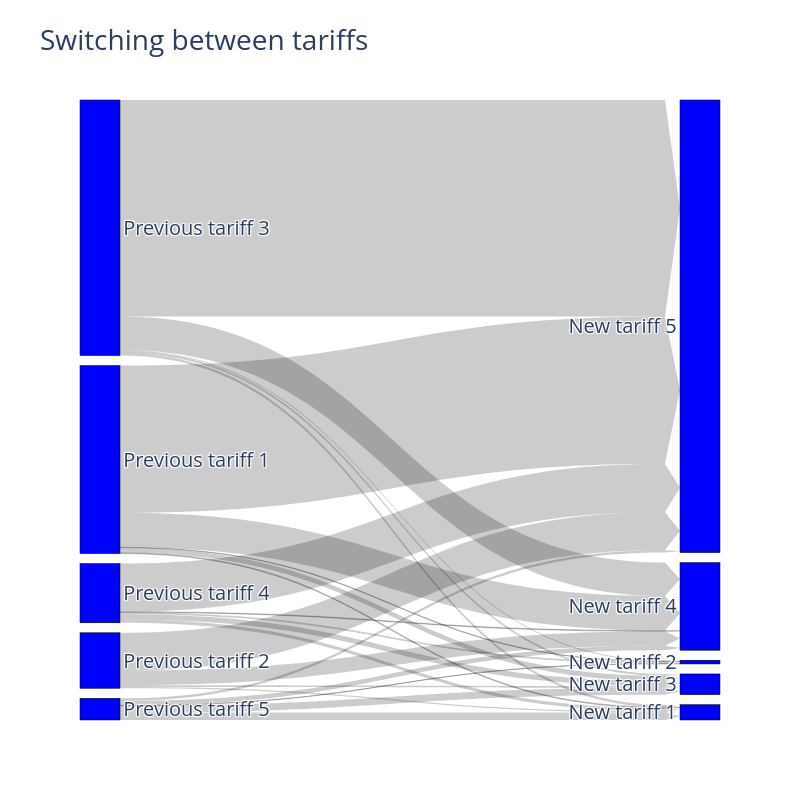

The notebook cell this image was saved under:
### Code cell
fig = go.Figure(data=[go.Sankey(
    node = dict(
      pad = 10,
      thickness = 40,
      line = dict(color = "black", width = 0.5),
      label = labels,
      color = "blue"
    ),
    link = dict(
      arrowlen=15,
      source = source,
      target = target,
      value = values
  ))])

fig.update_layout(
    autosize=False,
    width=800,
    height=800,
    font_size=20,
    title = "Switching between tariffs"
)
fig.show()

### Figure 1 — Plotly figure (JSON) as saved in the notebook; plotly's stock layout.template omitted (floating-point values rounded to 4 significant figures)
{"data": [{"link": {"arrowlen": 15, "source": [0, 0, 0, 0, 0, 1, 1, 1, 1, 2, 2, 2, 2, 2, 3, 3, 3, 3, 3, 4, 4, 4, 4, 4], "target": [5, 6, 7, 8, 9, 5, 7, 8, 9, 5, 6, 7, 8, 9, 5, 6, 7, 8, 9, 5, 6, 7, 8, 9], "value": [9, 5, 55, 378, 1613, 13, 20, 158, 417, 28, 12, 21, 367, 2372, 37, 20, 56, 8, 528, 81, 4, 75, 49, 29]}, "node": {"color": "blue", "label": ["Previous tariff 1", "Previous tariff 2", "Previous tariff 3", "Previous tariff 4", "Previous tariff 5", "New tariff 1", "New tariff 2", "New tariff 3", "New tariff 4", "New tariff 5"], "line": {"color": "black", "width": 0.5}, "pad": 10, "thickness": 40}, "type": "sankey"}], "layout": {"autosize": false, "font": {"size": 20}, "height": 800, "title": {"text": "Switching between tariffs"}, "width": 800}}
